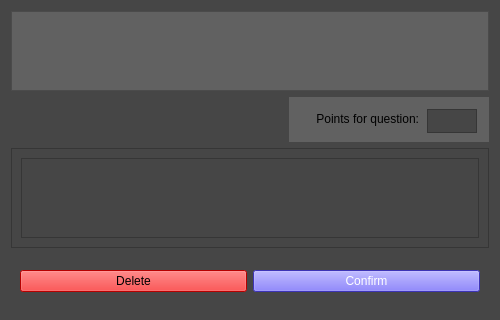
<?xml version="1.0" encoding="UTF-8"?>
<ui version="4.0">
 <class>Form</class>
 <widget class="QWidget" name="Form">
  <property name="geometry">
   <rect>
    <x>0</x>
    <y>0</y>
    <width>500</width>
    <height>320</height>
   </rect>
  </property>
  <property name="sizePolicy">
   <sizepolicy hsizetype="Minimum" vsizetype="Preferred">
    <horstretch>0</horstretch>
    <verstretch>0</verstretch>
   </sizepolicy>
  </property>
  <property name="minimumSize">
   <size>
    <width>500</width>
    <height>320</height>
   </size>
  </property>
  <property name="maximumSize">
   <size>
    <width>1500000</width>
    <height>320</height>
   </size>
  </property>
  <property name="windowTitle">
   <string>Form</string>
  </property>
  <property name="styleSheet">
   <string notr="true">background-color: rgb(70, 70, 70);
border-color: rgb(192, 192, 192);</string>
  </property>
  <layout class="QVBoxLayout" name="question_area">
   <item>
    <layout class="QVBoxLayout" name="main_area">
     <item>
      <widget class="QTextEdit" name="question_text_field">
       <property name="maximumSize">
        <size>
         <width>16777215</width>
         <height>80</height>
        </size>
       </property>
       <property name="styleSheet">
        <string notr="true">background-color: rgb(97, 97, 97);</string>
       </property>
       <property name="lineWidth">
        <number>0</number>
       </property>
      </widget>
     </item>
     <item>
      <layout class="QHBoxLayout" name="horizontalLayout_2">
       <item>
        <spacer name="horizontalSpacer">
         <property name="orientation">
          <enum>Qt::Horizontal</enum>
         </property>
         <property name="sizeHint" stdset="0">
          <size>
           <width>10</width>
           <height>20</height>
          </size>
         </property>
        </spacer>
       </item>
       <item>
        <widget class="QWidget" name="widget_2" native="true">
         <property name="minimumSize">
          <size>
           <width>200</width>
           <height>45</height>
          </size>
         </property>
         <property name="maximumSize">
          <size>
           <width>0</width>
           <height>45</height>
          </size>
         </property>
         <property name="styleSheet">
          <string notr="true">background-color: rgb(97, 97, 97);</string>
         </property>
         <widget class="QLabel" name="label">
          <property name="geometry">
           <rect>
            <x>10</x>
            <y>10</y>
            <width>120</width>
            <height>24</height>
           </rect>
          </property>
          <property name="minimumSize">
           <size>
            <width>120</width>
            <height>24</height>
           </size>
          </property>
          <property name="maximumSize">
           <size>
            <width>120</width>
            <height>16777215</height>
           </size>
          </property>
          <property name="text">
           <string>Points for question:</string>
          </property>
          <property name="alignment">
           <set>Qt::AlignRight|Qt::AlignTrailing|Qt::AlignVCenter</set>
          </property>
         </widget>
         <widget class="QPlainTextEdit" name="total_points">
          <property name="geometry">
           <rect>
            <x>138</x>
            <y>12</y>
            <width>50</width>
            <height>24</height>
           </rect>
          </property>
          <property name="minimumSize">
           <size>
            <width>50</width>
            <height>24</height>
           </size>
          </property>
          <property name="maximumSize">
           <size>
            <width>50</width>
            <height>24</height>
           </size>
          </property>
          <property name="styleSheet">
           <string notr="true">background-color: rgb(70, 70, 70);
color: rgb(255, 255, 255);</string>
          </property>
          <property name="lineWidth">
           <number>0</number>
          </property>
          <property name="verticalScrollBarPolicy">
           <enum>Qt::ScrollBarAlwaysOff</enum>
          </property>
          <property name="horizontalScrollBarPolicy">
           <enum>Qt::ScrollBarAlwaysOff</enum>
          </property>
         </widget>
        </widget>
       </item>
      </layout>
     </item>
     <item>
      <widget class="QScrollArea" name="scrollArea">
       <property name="minimumSize">
        <size>
         <width>0</width>
         <height>100</height>
        </size>
       </property>
       <property name="maximumSize">
        <size>
         <width>16777215</width>
         <height>100</height>
        </size>
       </property>
       <property name="widgetResizable">
        <bool>true</bool>
       </property>
       <widget class="QWidget" name="scrollAreaWidgetContents">
        <property name="geometry">
         <rect>
          <x>0</x>
          <y>0</y>
          <width>472</width>
          <height>98</height>
         </rect>
        </property>
        <layout class="QVBoxLayout" name="verticalLayout_4">
         <item>
          <widget class="QTextEdit" name="text_answers">
           <property name="maximumSize">
            <size>
             <width>16777215</width>
             <height>150</height>
            </size>
           </property>
          </widget>
         </item>
        </layout>
       </widget>
      </widget>
     </item>
    </layout>
   </item>
   <item>
    <widget class="QWidget" name="bottom_bar" native="true">
     <property name="minimumSize">
      <size>
       <width>0</width>
       <height>30</height>
      </size>
     </property>
     <layout class="QHBoxLayout" name="horizontalLayout_4">
      <item>
       <widget class="QPushButton" name="delete_button">
        <property name="styleSheet">
         <string notr="true">background-color: rgb(255, 0, 0);
color: rgb(0, 0, 0);</string>
        </property>
        <property name="text">
         <string>Delete</string>
        </property>
       </widget>
      </item>
      <item>
       <widget class="QPushButton" name="validate_button">
        <property name="styleSheet">
         <string notr="true">background-color: rgb(86, 73, 255);
color: rgb(255, 255, 255);</string>
        </property>
        <property name="text">
         <string>Confirm</string>
        </property>
       </widget>
      </item>
     </layout>
    </widget>
   </item>
  </layout>
 </widget>
 <resources/>
 <connections/>
</ui>
